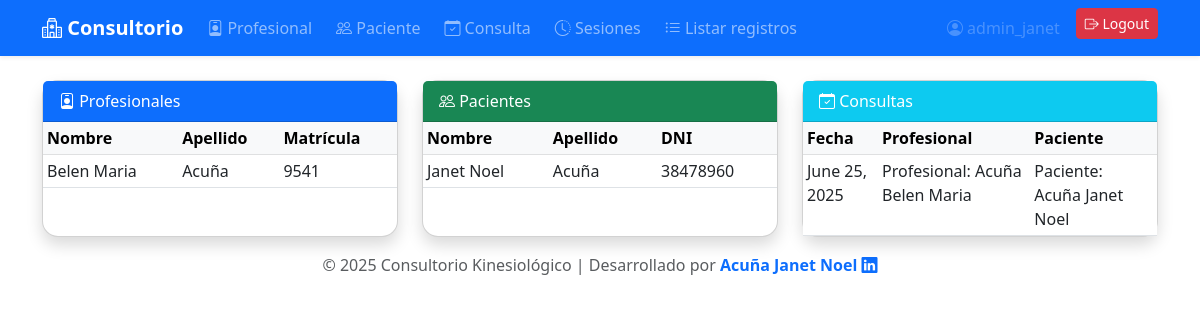
The page /listar_registros/ (signed in) on the database its author committed.
### kinesiologia/models.py (models this page shows, shortened)
class Profesional (models.Model):
    Nombre = models.CharField(max_length=50)
    Apellido = models.CharField(max_length=50)
    Especialidad = models.CharField(max_length=50)
    Tel = models.CharField(max_length=50)
    Email = models.EmailField()
    matricula = models.IntegerField(default=0)
    def __str__(self):
        return f"Profesional: {self.Apellido} {self.Nombre}"

class Paciente (models.Model):
    Nombre = models.CharField(max_length=50)
    Apellido = models.CharField(max_length=50)
    Fecha_nacimiento = models.DateField()
    DNI = models.CharField(max_length=50)
    Tel = models.CharField(max_length=50)
    Email = models.EmailField()
    def __str__(self):
        return f"Paciente: {self.Apellido} {self.Nombre}"

class Consulta (models.Model):
    Profesional = models.ForeignKey(Profesional, on_delete=models.CASCADE)
    Paciente = models.ForeignKey(Paciente, on_delete=models.CASCADE)
    Fecha = models.DateField()
    Hora = models.TimeField()
    Observaciones = models.TextField(null=True, blank=True)

### kinesiologia/views.py (the view)
# urls.py: path('listar_registros/', views.listar_registros, name='listar_registros'),
@superuser_required
def listar_registros(request):
    profesionales = Profesional.objects.all()
    pacientes = Paciente.objects.all()
    consultas = Consulta.objects.all()
    return render(request, 'listar_registros.html', {'profesionales': profesionales, 'pacientes': pacientes, 'consultas': consultas})

### kinesiologia/superuser_access.py (called while the page is built)
def superuser_required(function=None):
    actual_decorator = user_passes_test(
        lambda u: u.is_authenticated and u.is_superuser,
        login_url='/login/'
    )
    if function:
        return actual_decorator(function)
    return actual_decorator

### kinesiologia/templates/listar_registros.html
{% extends 'base.html' %}
{% block content %}
<div class="row g-4">
  <div class="col-12 col-lg-4">
    <div class="card shadow rounded-4 h-100">
      <div class="card-header bg-primary text-white"><i class="bi bi-person-badge"></i> Profesionales</div>
      <div class="card-body p-0">
        <div class="table-responsive">
          <table class="table table-sm table-hover mb-0">
            <thead class="table-light">
              <tr>
                <th>Nombre</th>
                <th>Apellido</th>
                <th>Matrícula</th>
              </tr>
            </thead>
            <tbody>
              {% for profesional in profesionales %}
              <tr>
                <td>{{ profesional.Nombre }}</td>
                <td>{{ profesional.Apellido }}</td>
                <td>{{ profesional.matricula }}</td>
              </tr>
              {% empty %}
              <tr><td colspan="3" class="text-center">Sin profesionales</td></tr>
              {% endfor %}
            </tbody>
          </table>
        </div>
      </div>
    </div>
  </div>
  <div class="col-12 col-lg-4">
    <div class="card shadow rounded-4 h-100">
      <div class="card-header bg-success text-white"><i class="bi bi-people"></i> Pacientes</div>
      <div class="card-body p-0">
        <div class="table-responsive">
          <table class="table table-sm table-hover mb-0">
            <thead class="table-light">
              <tr>
                <th>Nombre</th>
                <th>Apellido</th>
                <th>DNI</th>
              </tr>
            </thead>
            <tbody>
              {% for paciente in pacientes %}
              <tr>
                <td>{{ paciente.Nombre }}</td>
                <td>{{ paciente.Apellido }}</td>
                <td>{{ paciente.DNI }}</td>
              </tr>
              {% empty %}
              <tr><td colspan="3" class="text-center">Sin pacientes</td></tr>
              {% endfor %}
            </tbody>
          </table>
        </div>
      </div>
    </div>
  </div>
  <div class="col-12 col-lg-4">
    <div class="card shadow rounded-4 h-100">
      <div class="card-header bg-info text-white"><i class="bi bi-calendar-check"></i> Consultas</div>
      <div class="card-body p-0">
        <div class="table-responsive">
          <table class="table table-sm table-hover mb-0">
            <thead class="table-light">
              <tr>
                <th>Fecha</th>
                <th>Profesional</th>
                <th>Paciente</th>
              </tr>
            </thead>
            <tbody>
              {% for consulta in consultas %}
              <tr>
                <td>{{ consulta.Fecha }}</td>
                <td>{{ consulta.Profesional }}</td>
                <td>{{ consulta.Paciente }}</td>
              </tr>
              {% empty %}
              <tr><td colspan="3" class="text-center">Sin consultas</td></tr>
              {% endfor %}
            </tbody>
          </table>
        </div>
      </div>
    </div>
  </div>
</div>
{% endblock %}

### kinesiologia/templates/base.html (shortened to what this page needs)
<!DOCTYPE html>
<html lang="es">
<head>
    <link href="https://cdn.jsdelivr.net/npm/bootstrap@5.3.0/dist/css/bootstrap.min.css" rel="stylesheet">
    <link href="https://cdn.jsdelivr.net/npm/bootstrap-icons@1.10.5/font/bootstrap-icons.css" rel="stylesheet">
</head>
<body>
<nav class="navbar navbar-expand-lg navbar-dark bg-primary shadow-sm">
  <div class="container">
    <a class="navbar-brand fw-bold" href="{% url 'home' %}"><i class="bi bi-hospital"></i> Consultorio</a>
    <div class="collapse navbar-collapse" id="navbarNav">
      <ul class="navbar-nav me-auto mb-2 mb-lg-0 gap-2">
        {% if user.is_authenticated %}
          <li class="nav-item"><a class="nav-link" href="{% url 'lista_profesionales' %}"><i class="bi bi-person-badge"></i> Profesional</a></li>
          <li class="nav-item"><a class="nav-link" href="{% url 'lista_pacientes' %}"><i class="bi bi-people"></i> Paciente</a></li>
          <li class="nav-item"><a class="nav-link" href="{% url 'lista_consultas' %}"><i class="bi bi-calendar-check"></i> Consulta</a></li>
          <li class="nav-item"><a class="nav-link" href="{% url 'sesion_list' %}"><i class="bi bi-clock-history"></i> Sesiones</a></li>
          <li class="nav-item"><a class="nav-link" href="{% url 'listar_registros' %}"><i class="bi bi-list-ul"></i> Listar registros</a></li>
        {% endif %}
      </ul>
      <ul class="navbar-nav gap-2">
        {% if user.is_authenticated %}
          <li class="nav-item"><span class="nav-link disabled"><i class="bi bi-person-circle"></i> {{ user.username }}</span></li>
          <li class="nav-item">
            <form method="post" action="{% url 'logout' %}" style="display:inline;">
              <button type="submit" class="btn btn-danger btn-sm"><i class="bi bi-box-arrow-right"></i> Logout</button>
            </form>
          </li>
        {% else %}
          <li class="nav-item"><a class="btn btn-success btn-sm" href="{% url 'login' %}"><i class="bi bi-box-arrow-in-right"></i> Login</a></li>
        {% endif %}
      </ul>
    </div>
  </div>
</nav>
<div class="container mt-4">
  {% block content %}{% endblock %}
</div>
<footer class="text-center text-muted py-3">
  © 2025 Consultorio Kinesiológico | Desarrollado por
  <a href="https://www.linkedin.com/in/janet-acuña" target="_blank" class="text-decoration-none fw-semibold">
    Acuña Janet Noel <i class="bi bi-linkedin"></i>
  </a>
</footer>
</body>
</html>

### rows shown on the page
Profesional: Nombre "Belen Maria", Apellido "Acuña", matricula "9541"
Paciente: Nombre "Janet Noel", Apellido "Acuña", DNI "38478960"
Consulta: Fecha "June 25, 2025", Profesional "Profesional: Acuña Belen Maria", Paciente "Paciente: Acuña Janet Noel"

### other values the page prints
{{ user.username }} "admin_janet"
